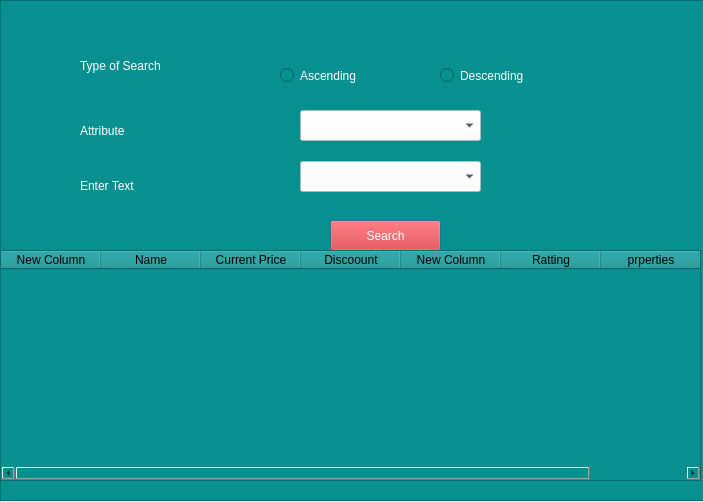
<?xml version="1.0" encoding="UTF-8"?>
<ui version="4.0">
 <class>Dialog</class>
 <widget class="QDialog" name="Dialog">
  <property name="geometry">
   <rect>
    <x>0</x>
    <y>0</y>
    <width>703</width>
    <height>502</height>
   </rect>
  </property>
  <property name="windowTitle">
   <string>Dialog</string>
  </property>
  <widget class="QFrame" name="frame">
   <property name="geometry">
    <rect>
     <x>0</x>
     <y>0</y>
     <width>711</width>
     <height>501</height>
    </rect>
   </property>
   <property name="styleSheet">
    <string notr="true">background-color: rgb(8, 143, 143);</string>
   </property>
   <property name="frameShape">
    <enum>QFrame::StyledPanel</enum>
   </property>
   <property name="frameShadow">
    <enum>QFrame::Raised</enum>
   </property>
   <widget class="QLabel" name="label">
    <property name="geometry">
     <rect>
      <x>80</x>
      <y>50</y>
      <width>141</width>
      <height>31</height>
     </rect>
    </property>
    <property name="styleSheet">
     <string notr="true">color: rgb(255, 255, 255);
font: 75 italic 14pt &quot;Arial&quot;;</string>
    </property>
    <property name="text">
     <string>Type of Search</string>
    </property>
   </widget>
   <widget class="QLabel" name="label_2">
    <property name="geometry">
     <rect>
      <x>80</x>
      <y>120</y>
      <width>131</width>
      <height>21</height>
     </rect>
    </property>
    <property name="styleSheet">
     <string notr="true">color: rgb(255, 255, 255);
font: 75 italic 14pt &quot;Arial&quot;;</string>
    </property>
    <property name="text">
     <string>Attribute</string>
    </property>
   </widget>
   <widget class="QLabel" name="label_3">
    <property name="geometry">
     <rect>
      <x>80</x>
      <y>170</y>
      <width>121</width>
      <height>31</height>
     </rect>
    </property>
    <property name="styleSheet">
     <string notr="true">color: rgb(255, 255, 255);
font: 75 italic 14pt &quot;Arial&quot;;</string>
    </property>
    <property name="text">
     <string>Enter Text</string>
    </property>
   </widget>
   <widget class="QPushButton" name="pushButton">
    <property name="geometry">
     <rect>
      <x>330</x>
      <y>220</y>
      <width>111</width>
      <height>31</height>
     </rect>
    </property>
    <property name="styleSheet">
     <string notr="true">font: 75 italic 14pt &quot;Arial&quot;;
color: rgb(255, 255, 255);
background-color: rgb(255, 0, 0);</string>
    </property>
    <property name="text">
     <string>Search</string>
    </property>
   </widget>
   <widget class="QComboBox" name="comboBox">
    <property name="geometry">
     <rect>
      <x>300</x>
      <y>110</y>
      <width>181</width>
      <height>31</height>
     </rect>
    </property>
    <property name="styleSheet">
     <string notr="true">font: 75 italic 14pt &quot;Arial&quot;;
background-color: rgb(255, 255, 255);</string>
    </property>
   </widget>
   <widget class="QComboBox" name="comboBox_2">
    <property name="geometry">
     <rect>
      <x>300</x>
      <y>161</y>
      <width>181</width>
      <height>31</height>
     </rect>
    </property>
    <property name="styleSheet">
     <string notr="true">font: 75 italic 14pt &quot;Arial&quot;;
background-color: rgb(255, 255, 255);</string>
    </property>
   </widget>
   <widget class="QRadioButton" name="radioButton">
    <property name="geometry">
     <rect>
      <x>280</x>
      <y>60</y>
      <width>121</width>
      <height>31</height>
     </rect>
    </property>
    <property name="styleSheet">
     <string notr="true">font: 75 italic 14pt &quot;Arial&quot;;
color: rgb(255, 255, 255);</string>
    </property>
    <property name="text">
     <string>Ascending</string>
    </property>
   </widget>
   <widget class="QRadioButton" name="radioButton_2">
    <property name="geometry">
     <rect>
      <x>440</x>
      <y>60</y>
      <width>141</width>
      <height>31</height>
     </rect>
    </property>
    <property name="styleSheet">
     <string notr="true">font: 75 italic 14pt &quot;Arial&quot;;
color: rgb(255, 255, 255);</string>
    </property>
    <property name="text">
     <string>Descending</string>
    </property>
   </widget>
   <widget class="QTableWidget" name="tableWidget">
    <property name="geometry">
     <rect>
      <x>0</x>
      <y>250</y>
      <width>701</width>
      <height>231</height>
     </rect>
    </property>
    <column>
     <property name="text">
      <string>New Column</string>
     </property>
    </column>
    <column>
     <property name="text">
      <string>Name</string>
     </property>
    </column>
    <column>
     <property name="text">
      <string>Current Price</string>
     </property>
    </column>
    <column>
     <property name="text">
      <string>Discoount</string>
     </property>
    </column>
    <column>
     <property name="text">
      <string>New Column</string>
     </property>
    </column>
    <column>
     <property name="text">
      <string>Ratting</string>
     </property>
    </column>
    <column>
     <property name="text">
      <string>prperties</string>
     </property>
    </column>
   </widget>
  </widget>
 </widget>
 <resources/>
 <connections/>
</ui>
